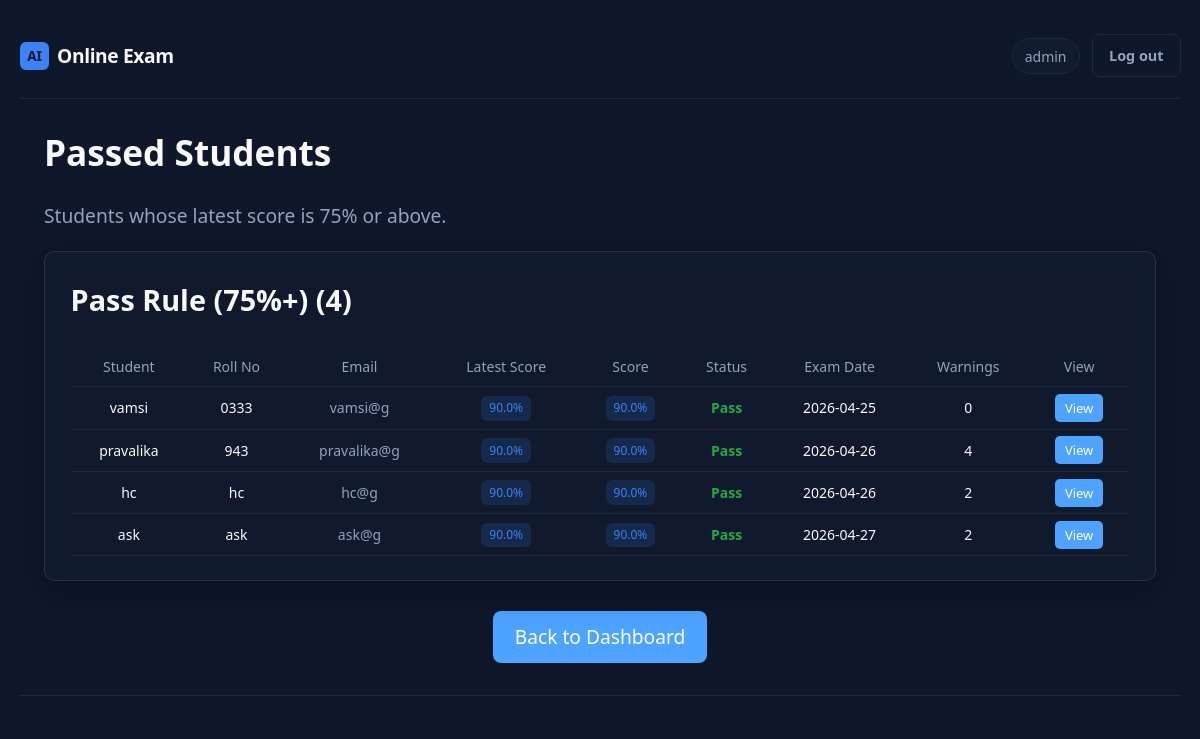
/admin/pass-rule (signed in), run on an earlier commit of the app's database.
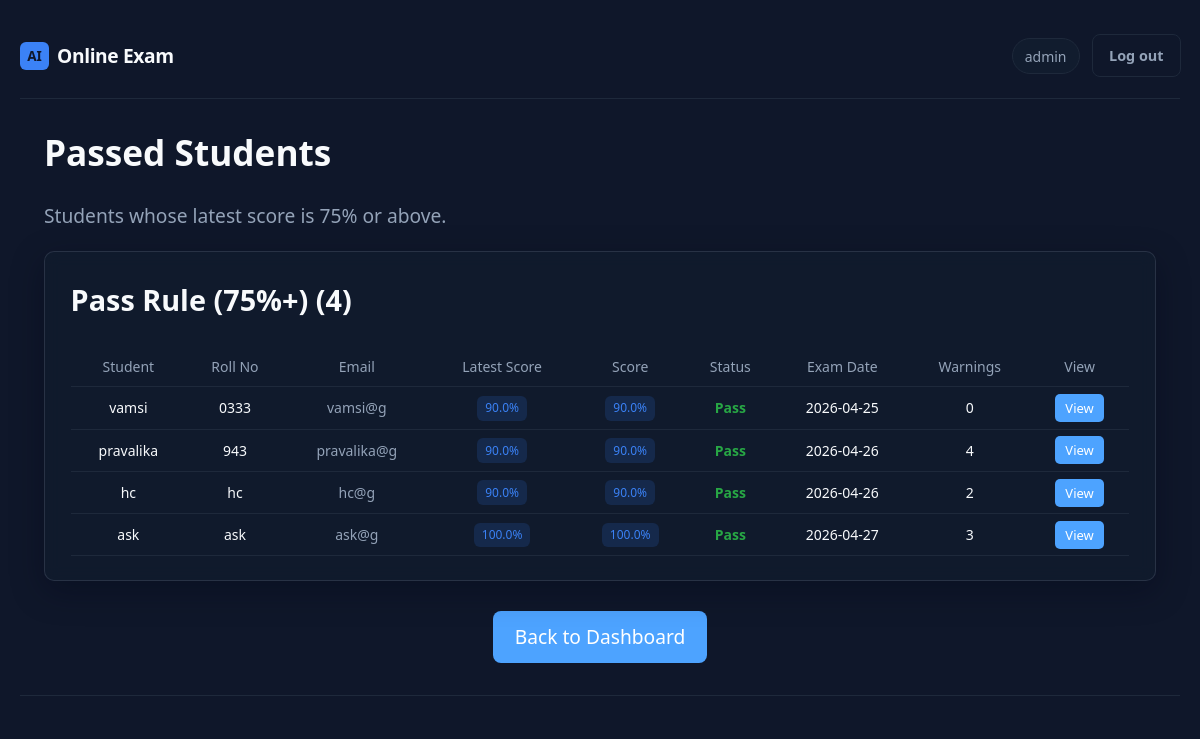
And on a later commit of the database.
### app.py (models this page shows)
class User(db.Model):
    __tablename__ = "users"
    id = db.Column(db.Integer, primary_key=True)
    username = db.Column(db.String(80), unique=True, nullable=False)
    email = db.Column(db.String(120), unique=True, nullable=False)
    password_hash = db.Column(db.String(256), nullable=False)
    roll_number = db.Column(db.String(50), unique=True, nullable=True)
    created_at = db.Column(db.DateTime, default=lambda: datetime.now(timezone.utc))
    is_admin = db.Column(db.Boolean, default=False)
    allow_reattempt = db.Column(db.Boolean, default=False)
    exam_access_enabled = db.Column(db.Boolean, default=True)
    exam_completed = db.Column(db.Boolean, default=False)
    admin_role = db.Column(db.String(20), nullable=True)
    is_blocked = db.Column(db.Boolean, default=False)
    block_reason = db.Column(db.String(255))
    attempts = db.relationship("Attempt", backref="user", lazy=True)

class Attempt(db.Model):
    __tablename__ = "attempts"
    id = db.Column(db.Integer, primary_key=True)
    user_id = db.Column(db.Integer, db.ForeignKey("users.id"), nullable=False)
    exam_id = db.Column(db.Integer, db.ForeignKey('exam_history.id'), nullable=True)
    started_at = db.Column(db.DateTime, nullable=False)
    ended_at = db.Column(db.DateTime, nullable=True)
    status = db.Column(db.String(20), default="in_progress")
    score = db.Column(db.Float, nullable=True)
    question_ids_json = db.Column(db.Text, nullable=False)
    current_index = db.Column(db.Integer, default=0)
    time_limit_seconds = db.Column(db.Integer, default=EXAM_TIME_SECONDS)
    tab_switch_count = db.Column(db.Integer, default=0)
    face_missing_warnings = db.Column(db.Integer, default=0)
    warning_count = db.Column(db.Integer, default=0)
    warning_details_json = db.Column(db.Text, nullable=False, default="[]")
    timeline_json = db.Column(db.Text, nullable=False, default="[]")
    student_profile_json = db.Column(db.Text, nullable=False, default="{}")
    cheating_risk = db.Column(db.String(20), nullable=True)

### app.py (the view)
@app.route('/admin/pass-rule')
@admin_required
def admin_pass_rule():
    try:
        students = User.query.filter_by(is_admin=False).all()
        pass_students = []
        for student in students:
            latest_attempt = Attempt.query.filter_by(user_id=student.id).order_by(Attempt.started_at.desc()).first()
            if latest_attempt and latest_attempt.score is not None and latest_attempt.score >= 75:
                pass_students.append({'student': student, 'attempt': latest_attempt})
        return render_template('admin/admin_pass_rule.html', pass_students=pass_students)
    except Exception as e:
        return f"Error loading pass rule page: {str(e)}"

### app.py (called while the page is built, shortened)
def admin_required(f):
    @wraps(f)
    def decorated(*args, **kwargs):
        if "user_id" not in session:
            return redirect(url_for("admin_login_page"))
        u = db.session.get(User, session["user_id"])
        return f(*args, **kwargs)
    return decorated

### templates/admin/admin_pass_rule.html (shortened to what this page needs)
{% extends "base.html" %}
{% block body_class %}page-admin{% endblock %}
{% block content %}
<section class="admin-hero">
  <h1>Passed Students</h1>
  <p class="muted">Students whose latest score is 75% or above.</p>
</section>
<div class="card admin-section">
  <h2>Pass Rule (75%+) ({{ pass_students|length }})</h2>
  {% if pass_students %}
  <div class="table-wrap">
    <table class="data-table">
      <thead>
        <tr>
          <th>Student</th>
          <th>Roll No</th>
          <th>Email</th>
          <th>Latest Score</th>
          <th>Score</th>
          <th>Status</th>
          <th>Exam Date</th>
          <th>Warnings</th>
          <th>View</th>
        </tr>
      </thead>
      <tbody>
        {% for item in pass_students %}
        <tr>
          <td>{{ item.student.username }}</td>
          <td>{{ item.student.roll_number }}</td>
          <td class="muted">{{ item.student.email }}</td>
          <td>
            <span class="badge badge-ok">{{ item.attempt.score }}%</span>
          </td>
          <td>
            <span class="badge badge-ok">{{ item.attempt.score }}%</span>
          </td>
          <td>
            {% if item.attempt.score >= 75 %}
              <span style="color: #28a745; font-weight: 600;">Pass</span>
            {% else %}
              <span style="color: #dc3545; font-weight: 600;">Fail</span>
            {% endif %}
          </td>
          <td>
            {{ item.attempt.started_at.strftime('%Y-%m-%d') }}
          </td>
          <td>{{ item.attempt.warning_count or 0 }}</td>
          <td>
            <a href="/admin/report/{{ item.attempt.id }}" style="
              background-color: #4da3ff;
              color: white;
              padding: 5px 10px;
              border-radius: 5px;
              text-decoration: none;
              font-size: 13px;
            ">
              View
            </a>
          </td>
        </tr>
        {% endfor %}
      </tbody>
    </table>
  </div>
  {% else %}
  <p class="muted">No students meeting pass rule.</p>
  {% endif %}
</div>
<div style="display: flex; justify-content: center; margin-top: 30px;">
  <a href="/admin" class="dashboard-btn">
    Back to Dashboard
  </a>
</div>
{% endblock %}

### templates/base.html (shortened to what this page needs)
<!DOCTYPE html>
<html lang="en">
<head>
  <link rel="stylesheet" href="{{ url_for('static', filename='css/style.css') }}">
</head>
<body class="{% block body_class %}{% endblock %}">
  <div class="app-shell">
    <header class="top-bar">
      <a href="{% if session.get('is_admin') %}{{ url_for('admin_dashboard') }}{% elif session.get('user_id') %}{{ url_for('dashboard') }}{% else %}{{ url_for('login') }}{% endif %}" class="brand">
        <span class="brand-mark">AI</span>
        <span class="brand-text">Online Exam</span>
      </a>
      {% if session.get('user_id') %}
      <nav class="top-nav">
        <span class="user-pill">{{ session.get('username') }}</span>
        <a href="{{ url_for('admin_logout') if session.get('is_admin') else url_for('logout') }}" class="btn btn-ghost">Log out</a>
      </nav>
      {% endif %}
    </header>
    <div class="full-width-wrapper">
      {% block content %}{% endblock %}
    </div>
    <footer class="site-footer">
    </footer>
  </div>
</body>
</html>

### static/css/style.css (style rules this page uses)
:root { --bg: #0f172a; --bg-elevated: #111c2e; --border: #1e293b; --text: #f8fafc; --muted: #94a3b8; --accent: #3b82f6; --accent-dim: #2563eb; --accent-glow: rgba(59, 130, 246, 0.35); --success: #22c55e; --error: #ef4444; --radius: 10px; --font: "Segoe UI", system-ui, -apple-system, sans-serif; }
*, *::before, *::after { box-sizing: border-box; }
body { margin: 0; min-height: 100vh; font-family: var(--font); background: var(--bg); color: var(--text); font-size: 1.2rem; line-height: 1.65; }
a { color: var(--accent); text-decoration: none; }
.app-shell { max-width: 1080px; margin: 0 auto; padding: 1.65rem 1.25rem 2.5rem; min-height: 100vh; display: flex; flex-direction: column; position: relative; z-index: 1; }
.top-bar { display: flex; align-items: center; justify-content: space-between; padding: 0.5rem 0 1.25rem; border-bottom: 1px solid var(--border); margin-bottom: 1.5rem; }
.brand { display: flex; align-items: center; gap: 0.5rem; color: var(--text); text-decoration: none; }
.brand-mark { background: var(--accent); color: #0f172a; font-weight: 700; padding: 0.2rem 0.45rem; border-radius: 6px; font-size: 0.85rem; }
.brand-text { font-weight: 600; letter-spacing: -0.02em; }
.top-nav { display: flex; align-items: center; gap: 0.75rem; }
.user-pill { font-size: 0.875rem; color: var(--muted); padding: 0.35rem 0.75rem; background: var(--bg-elevated); border-radius: 999px; border: 1px solid var(--border); }
.site-footer { margin-top: 2rem; padding-top: 1rem; border-top: 1px solid var(--border); font-size: 0.8rem; color: var(--muted); text-align: center; }
.muted { color: var(--muted); }
.card { background: rgba(17, 28, 46, 0.72); border: 1px solid rgba(148, 163, 184, 0.18); border-radius: var(--radius); padding: 1.5rem 1.6rem; box-shadow: 0 10px 32px rgba(2, 6, 23, 0.35); backdrop-filter: blur(8px); -webkit-backdrop-filter: blur(8px); transition: transform 0.2s ease, box-shadow 0.2s ease, border-color 0.2s ease; }
.btn { display: inline-flex; align-items: center; justify-content: center; padding: 0.55rem 1rem; border-radius: 8px; font-size: 0.9rem; font-weight: 600; border: 1px solid transparent; cursor: pointer; font-family: inherit; transition: background 0.15s, border-color 0.15s; }
.btn-ghost { background: transparent; color: var(--muted); border-color: var(--border); }
.table-wrap { overflow-x: auto; margin-top: 0.75rem; }
.data-table { width: 100%; border-collapse: collapse; font-size: 0.875rem; }
.data-table th, .data-table td { text-align: center !important; vertical-align: middle; padding: 0.5rem 0.65rem; border-bottom: 1px solid var(--border); }
.data-table th:first-child, .data-table td:first-child { text-align: left; }
.data-table td:nth-child(5), .data-table td:nth-child(6) { text-align: center; }
.data-table th { color: var(--muted); font-weight: 500; }
.badge { display: inline-block; padding: 0.15rem 0.5rem; border-radius: 6px; font-size: 0.75rem; text-transform: capitalize; }
.badge-ok { background: rgba(59, 130, 246, 0.15); color: var(--accent); }
.admin-hero h1 { margin: 0 0 0.35rem; font-size: 2.2rem; font-weight: 800; }
.admin-section h2 { margin-top: 0; }
body.page-admin-portal, body.page-admin-login, body.page-admin { background: #0f172a; }
.btn, .btn-primary, .btn-outline, button, a.btn, a.btn-primary, a.btn-outline { transition: all 0.25s ease; position: relative; }
.dash-stat-card, .card, .highlight-card { transition: all 0.25s ease; }
.btn, button { will-change: transform; }

### templates/base.html (style rules this page uses)
body { margin: 0; padding: 0; }
html, body { width: 100%; overflow-x: hidden; }
.app-shell { width: 100%; max-width: 100%; }
.full-width-wrapper { width: 100%; max-width: 100%; padding-left: 24px; padding-right: 24px; }

### templates/admin/admin_pass_rule.html (style rules this page uses)
.dashboard-btn { background-color: #4da3ff; color: white; padding: 10px 22px; border-radius: 8px; text-decoration: none; font-weight: 500; transition: all 0.3s ease; }

What changed in the data, as far as the page shows it:
no longer on this page (row unchanged): Attempt: attempt.score "90.0", attempt.score "90.0", attempt.started_at "2026-04-27", attempt "2"
added Attempt: attempt.score "100.0", attempt.score "100.0", attempt.started_at "2026-04-27", attempt "3"
Also different on the page:
new list line: "ask ask ask@g"
new list line: "% % Pass View"
list line gone: "ask ask ask@g"
list line gone: "% % Pass View"
